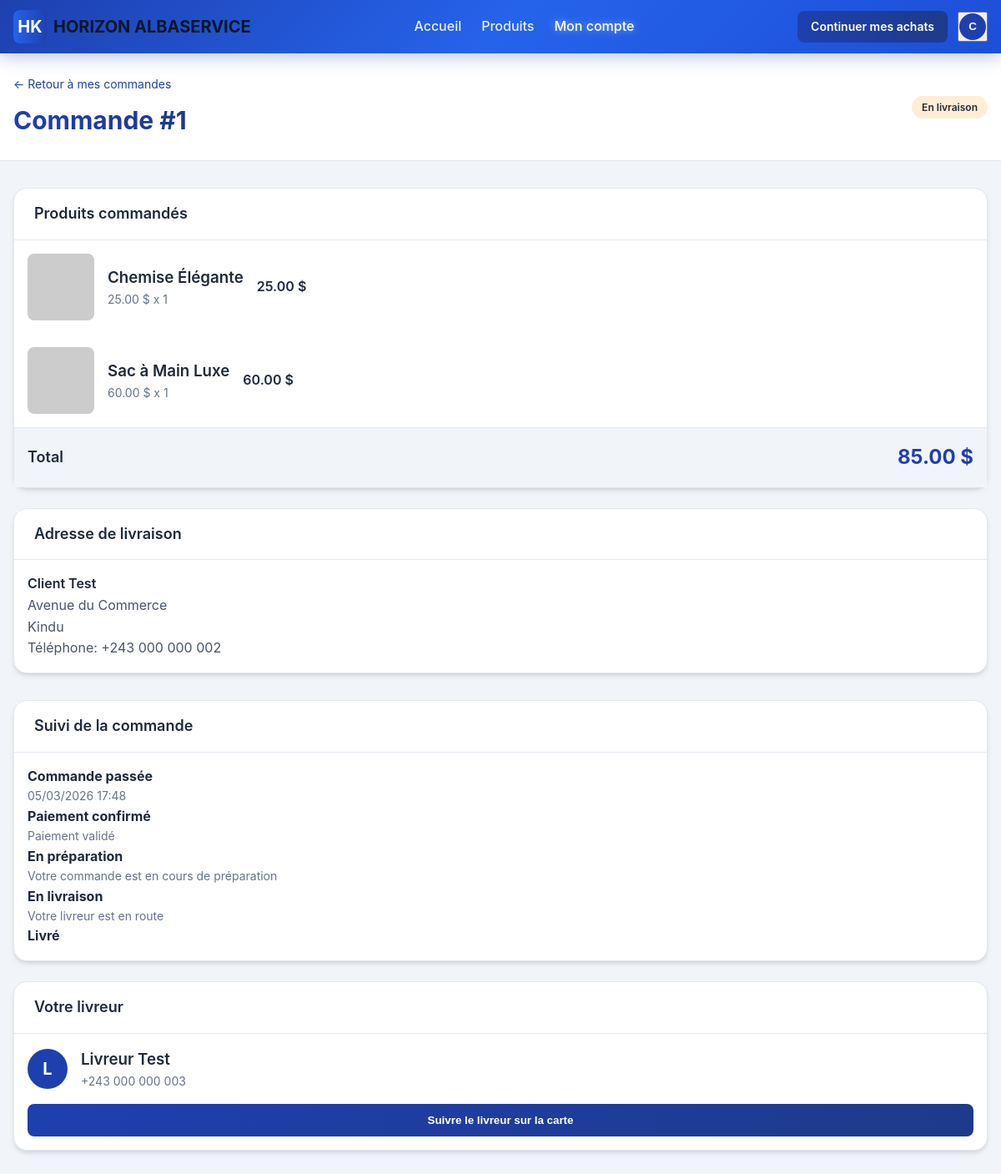
Page /client/commande.php?id=1 (signed in) on the committed database.
### tables this page shows
CREATE TABLE IF NOT EXISTS users (
    id INT AUTO_INCREMENT PRIMARY KEY,
    name VARCHAR(255) NOT NULL,
    email VARCHAR(255) NOT NULL UNIQUE,
    phone VARCHAR(50),
    password VARCHAR(255) NOT NULL,
    profile_image TEXT,
    role ENUM('client', 'admin', 'livreur') NOT NULL DEFAULT 'client',
    address TEXT,
    city VARCHAR(100),
    latitude DECIMAL(10, 8),
    longitude DECIMAL(11, 8),
    is_active TINYINT(1) DEFAULT 1,
    created_at TIMESTAMP DEFAULT CURRENT_TIMESTAMP,
    updated_at TIMESTAMP DEFAULT CURRENT_TIMESTAMP ON UPDATE CURRENT_TIMESTAMP
);

CREATE TABLE IF NOT EXISTS orders (
    id INT AUTO_INCREMENT PRIMARY KEY,
    user_id INT NOT NULL,
    customer_name VARCHAR(255) NOT NULL,
    customer_phone VARCHAR(50) NOT NULL,
    customer_address TEXT NOT NULL,
    customer_city VARCHAR(100) NOT NULL,
    customer_latitude DECIMAL(10, 8),
    customer_longitude DECIMAL(11, 8),
    total_amount DECIMAL(10, 2) NOT NULL,
    status ENUM('en_attente', 'paye', 'en_preparation', 'en_livraison', 'livre', 'annule') NOT NULL DEFAULT 'en_attente',
    delivery_person_id INT,
    created_at TIMESTAMP DEFAULT CURRENT_TIMESTAMP,
    updated_at TIMESTAMP DEFAULT CURRENT_TIMESTAMP ON UPDATE CURRENT_TIMESTAMP,
    FOREIGN KEY (user_id) REFERENCES users(id) ON DELETE CASCADE,
    FOREIGN KEY (delivery_person_id) REFERENCES users(id) ON DELETE SET NULL
);

CREATE TABLE IF NOT EXISTS order_details (
    id INT AUTO_INCREMENT PRIMARY KEY,
    order_id INT NOT NULL,
    product_id INT,
    product_name VARCHAR(255) NOT NULL,
    product_price DECIMAL(10, 2) NOT NULL,
    quantity INT NOT NULL,
    subtotal DECIMAL(10, 2) NOT NULL,
    FOREIGN KEY (order_id) REFERENCES orders(id) ON DELETE CASCADE,
    FOREIGN KEY (product_id) REFERENCES products(id) ON DELETE SET NULL
);

### config/functions.php (called while the page is built, shortened)
<?php
function getCurrentUser() {
    $db = getDB();
    $stmt = $db->prepare("SELECT * FROM users WHERE id = ? AND is_active = 1");
    $stmt->execute([$_SESSION['user_id']]);
    $user = $stmt->fetch();
    return $user ?: null;
}
function requireRole($roles) {
    $user = getCurrentUser();
    return $user;
}
function getOrderById($orderId) {
    $db = getDB();
    $stmt = $db->prepare("SELECT o.*, u.name as user_name, u.phone as user_phone, u.address as user_address, u.city as user_city
                        FROM orders o
                        LEFT JOIN users u ON o.user_id = u.id
                        WHERE o.id = ?");
    $stmt->execute([$orderId]);
    $order = $stmt->fetch();
    if ($order) {
        $stmt = $db->prepare("SELECT * FROM order_details WHERE order_id = ?");
        $stmt->execute([$orderId]);
        $order['details'] = $stmt->fetchAll();
    }
    return $order;
}

### client/commande.php (the view, shortened to what this page needs)
<?php
require_once '../config/functions.php';
$user = requireRole(['client']);
$orderId = isset($_GET['id']) ? (int)$_GET['id'] : 0;
$order = getOrderById($orderId);
$deliveryPerson = null;
if ($order['delivery_person_id']) {
    $db = getDB();
    $stmt = $db->prepare("SELECT * FROM users WHERE id = ?");
    $stmt->execute([$order['delivery_person_id']]);
    $deliveryPerson = $stmt->fetch();
}
$statusLabels = [
    'en_attente' => 'En attente de paiement',
    'paye' => 'Payé - En préparation',
    'en_preparation' => 'En préparation',
    'en_livraison' => 'En livraison',
    'livre' => 'Livré',
    'annule' => 'Annulé',
];
$statusColors = [
    'en_attente' => 'bg-yellow-100 text-yellow-800 border-yellow-200',
    'paye' => 'bg-blue-100 text-blue-800 border-blue-200',
    'en_preparation' => 'bg-purple-100 text-purple-800 border-purple-200',
    'en_livraison' => 'bg-orange-100 text-orange-800 border-orange-200',
    'livre' => 'bg-green-100 text-green-800 border-green-200',
    'annule' => 'bg-red-100 text-red-800 border-red-200',
];
?>
<!DOCTYPE html>
<html lang="fr">
<head>
    <link rel="stylesheet" href="../css/style.css">
</head>
<body>
    <header class="header">
        <div class="container">
            <div class="flex items-center justify-between" style="height: 4rem;">
                <div class="flex items-center gap-4">
                    <a href="../index.php" class="flex items-center gap-2">
                        <div class="w-10 h-10 bg-gradient-to-r from-blue-600 to-blue-800 rounded-lg flex items-center justify-center text-white font-bold text-xl">HK</div>
                        <span class="text-xl font-bold text-gray-900">HORIZON ALBASERVICE</span>
                    </a>
                </div>
                <nav class="hidden md:flex items-center gap-6">
                    <a href="../index.php" class="header-nav-link">Accueil</a>
                    <a href="../produits.php" class="header-nav-link">Produits</a>
                    <a href="../index.php" class="header-nav-link active">Mon compte</a>
                </nav>
                <div class="flex items-center gap-3">
                    <a href="../produits.php" class="btn btn-primary btn-sm">Continuer mes achats</a>
                    <div class="dropdown">
                        <button onclick="toggleDropdown()" class="flex items-center gap-2 cursor-pointer">
                            <div class="w-8 h-8 bg-blue-600 rounded-full flex items-center justify-center text-white font-semibold">
                                <?= strtoupper(substr($user['name'], 0, 1)) ?>
                            </div>
                        </button>
                    </div>
                </div>
            </div>
        </div>
    </header>
    <main class="min-h-screen bg-gray-50">
        <div class="bg-white shadow-sm border-b border-gray-200">
            <div class="container py-6">
                <div class="flex items-center justify-between">
                    <div>
                        <a href="../index.php" class="text-blue-600 hover:underline text-sm mb-2 inline-block">&larr; Retour à mes commandes</a>
                        <h1 class="text-3xl font-bold text-gradient">Commande #<?= $order['id'] ?></h1>
                    </div>
                    <span class="status-badge <?= $statusColors[$order['status']] ?> px-4 py-2">
                        <?= $statusLabels[$order['status']] ?>
                    </span>
                </div>
            </div>
        </div>
        <div class="container py-8">
            <div class="grid grid-cols-1 lg:grid-cols-3 gap-8">
                <div class="lg:col-span-2">
                    <div class="card mb-6">
                        <div class="card-header">
                            <h2 class="text-lg font-semibold">Produits commandés</h2>
                        </div>
                        <div class="divide-y divide-gray-200">
                            <?php foreach ($order['details'] as $item): ?>
                                <div class="p-4 flex items-center gap-4">
                                    <img src="<?= $item['product_image'] ?? 'https://via.placeholder.com/80x80?text=Produit' ?>"
                                         alt="<?= htmlspecialchars($item['product_name']) ?>"
                                         class="w-20 h-20 object-cover rounded-lg">
                                    <div class="flex-1">
                                        <h3 class="font-semibold"><?= htmlspecialchars($item['product_name']) ?></h3>
                                        <p class="text-sm text-gray-500"><?= number_format($item['product_price'], 2) ?> $ x <?= $item['quantity'] ?></p>
                                    </div>
                                    <p class="font-semibold"><?= number_format($item['subtotal'], 2) ?> $</p>
                                </div>
                            <?php endforeach; ?>
                        </div>
                        <div class="p-4 bg-gray-50 border-t">
                            <div class="flex justify-between items-center">
                                <span class="text-lg font-semibold">Total</span>
                                <span class="text-2xl font-bold text-blue-600"><?= number_format($order['total_amount'], 2) ?> $</span>
                            </div>
                        </div>
                    </div>
                    <div class="card">
                        <div class="card-header">
                            <h2 class="text-lg font-semibold">Adresse de livraison</h2>
                        </div>
                        <div class="p-4">
                            <p class="font-semibold"><?= htmlspecialchars($order['customer_name']) ?></p>
                            <p class="text-gray-600"><?= htmlspecialchars($order['customer_address']) ?></p>
                            <p class="text-gray-600"><?= htmlspecialchars($order['customer_city']) ?></p>
                            <p class="text-gray-600">Téléphone: <?= htmlspecialchars($order['customer_phone']) ?></p>
                        </div>
                    </div>
                </div>
                <div>
                    <div class="card mb-6">
                        <div class="card-header">
                            <h2 class="text-lg font-semibold">Suivi de la commande</h2>
                        </div>
                        <div class="p-4">
                            <div class="timeline">
                                <div class="timeline-item <?= in_array($order['status'], ['en_attente', 'paye', 'en_preparation', 'en_livraison', 'livre']) ? 'active' : '' ?>">
                                    <div class="timeline-content">
                                        <h4>Commande passée</h4>
                                        <p class="text-sm text-gray-500"><?= date('d/m/Y H:i', strtotime($order['created_at'])) ?></p>
                                    </div>
                                </div>
                                <div class="timeline-item <?= in_array($order['status'], ['paye', 'en_preparation', 'en_livraison', 'livre']) ? 'active' : '' ?>">
                                    <div class="timeline-content">
                                        <h4>Paiement confirmé</h4>
                                        <?php if (in_array($order['status'], ['paye', 'en_preparation', 'en_livraison', 'livre'])): ?>
                                            <p class="text-sm text-gray-500">Paiement validé</p>
                                        <?php endif; ?>
                                    </div>
                                </div>
                                <div class="timeline-item <?= in_array($order['status'], ['en_preparation', 'en_livraison', 'livre']) ? 'active' : '' ?>">
                                    <div class="timeline-content">
                                        <h4>En préparation</h4>
                                        <?php if (in_array($order['status'], ['en_preparation', 'en_livraison', 'livre'])): ?>
                                            <p class="text-sm text-gray-500">Votre commande est en cours de préparation</p>
                                        <?php endif; ?>
                                    </div>
                                </div>
                                <div class="timeline-item <?= in_array($order['status'], ['en_livraison', 'livre']) ? 'active' : '' ?>">
                                    <div class="timeline-content">
                                        <h4>En livraison</h4>
                                        <?php if (in_array($order['status'], ['en_livraison', 'livre'])): ?>
                                            <p class="text-sm text-gray-500">Votre livreur est en route</p>
                                        <?php endif; ?>
                                    </div>
                                </div>
                                <div class="timeline-item <?= $order['status'] === 'livre' ? 'active' : '' ?>">
                                    <div class="timeline-content">
                                        <h4>Livré</h4>
                                    </div>
                                </div>
                            </div>
                        </div>
                    </div>
                    <?php if ($deliveryPerson && in_array($order['status'], ['en_livraison', 'livre'])): ?>
                        <div class="card mb-6">
                            <div class="card-header">
                                <h2 class="text-lg font-semibold">Votre livreur</h2>
                            </div>
                            <div class="p-4">
                                <div class="flex items-center gap-4 mb-4">
                                    <?php if (!empty($deliveryPerson['profile_image'])): ?>
                                        <img src="<?= htmlspecialchars($deliveryPerson['profile_image']) ?>"
                                             alt="<?= htmlspecialchars($deliveryPerson['name']) ?>"
                                             class="w-12 h-12 rounded-full object-cover">
                                    <?php else: ?>
                                        <div class="w-12 h-12 bg-blue-600 rounded-full flex items-center justify-center text-white font-bold text-xl">
                                            <?= strtoupper(substr($deliveryPerson['name'], 0, 1)) ?>
                                        </div>
                                    <?php endif; ?>
                                    <div>
                                        <h3 class="font-semibold"><?= htmlspecialchars($deliveryPerson['name']) ?></h3>
                                        <p class="text-sm text-gray-500"><?= htmlspecialchars($deliveryPerson['phone'] ?? '') ?></p>
                                    </div>
                                </div>
                                <button onclick="toggleMap()" class="btn btn-primary w-full">
                                    Suivre le livreur sur la carte
                                </button>
                            </div>
                        </div>
                    <?php endif; ?>
                </div>
            </div>
        </div>
    </main>
</body>
</html>

### rows in the picture
users: name "C"
orders: id "1", status "En livraison", total_amount "85.00", customer_name "Client Test", customer_address "Avenue du Commerce", customer_city "Kindu", customer_phone "+243 000 000 002", created_at "05/03/2026 17:48"
order_details: product_name "Chemise Élégante", product_price "25.00", quantity "1", subtotal "25.00"
order_details: product_name "Sac à Main Luxe", product_price "60.00", quantity "1", subtotal "60.00"
users: name "L", name "Livreur Test", phone "+243 000 000 003"
